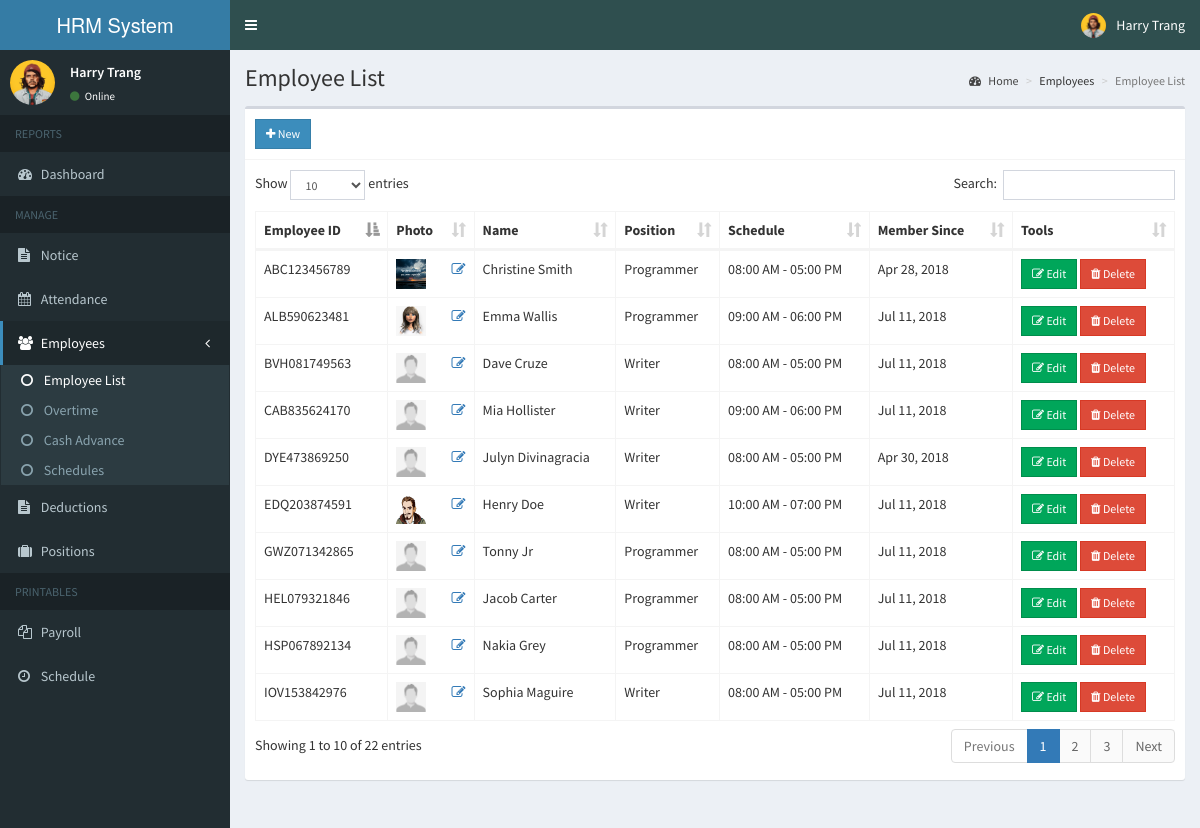
Screenshot of /admin/employee.php (signed in) with the database file from the repository.
### tables this page shows
CREATE TABLE `employees` (
  `id` int(11) NOT NULL AUTO_INCREMENT,
  `employee_id` varchar(15) NOT NULL,
  `firstname` varchar(50) NOT NULL,
  `lastname` varchar(50) NOT NULL,
  `address` text NOT NULL,
  `birthdate` date NOT NULL,
  `contact_info` varchar(100) NOT NULL,
  `gender` varchar(10) NOT NULL,
  `position_id` int(11) NOT NULL,
  `schedule_id` int(11) NOT NULL,
  `photo` varchar(200) NOT NULL,
  `created_on` date NOT NULL,
  `password` varchar(60) NOT NULL,
  PRIMARY KEY (`id`)
);

CREATE TABLE `position` (
  `id` int(11) NOT NULL AUTO_INCREMENT,
  `description` varchar(150) NOT NULL,
  `rate` double NOT NULL,
  PRIMARY KEY (`id`)
);

CREATE TABLE `schedules` (
  `id` int(11) NOT NULL AUTO_INCREMENT,
  `time_in` time NOT NULL,
  `time_out` time NOT NULL,
  PRIMARY KEY (`id`)
);

### admin/includes/session.php (called while the page is built, shortened)
<?php
	include 'includes/conn.php';
	$sql = "SELECT * FROM admin WHERE id = '".$_SESSION['admin']."'";
	$query = $conn->query($sql);
	$user = $query->fetch_assoc();
?>

### admin/employee.php (the view, shortened to what this page needs)
<?php include 'includes/session.php'; ?>
<?php include 'includes/header.php'; ?>
<body class="hold-transition skin-blue sidebar-mini">
<div class="wrapper">
  <?php include 'includes/navbar.php'; ?>
  <?php include 'includes/menubar.php'; ?>
  <div class="content-wrapper">
    <section class="content-header">
      <h1>
        Employee List
      </h1>
      <ol class="breadcrumb">
        <li><a href="#"><i class="fa fa-dashboard"></i> Home</a></li>
        <li>Employees</li>
        <li class="active">Employee List</li>
      </ol>
    </section>
    <section class="content">
      <div class="row">
        <div class="col-xs-12">
          <div class="box">
            <div class="box-header with-border">
               <a href="#addnew" data-toggle="modal" class="btn btn-primary btn-sm btn-flat"><i class="fa fa-plus"></i> New</a>
            </div>
            <div class="box-body">
              <table id="example1" class="table table-bordered">
                <thead>
                  <th>Employee ID</th>
                  <th>Photo</th>
                  <th>Name</th>
                  <th>Position</th>
                  <th>Schedule</th>
                  <th>Member Since</th>
                  <th>Tools</th>
                </thead>
                <tbody>
                  <?php
                    $sql = "SELECT *, employees.id AS empid FROM employees LEFT JOIN position ON position.id=employees.position_id LEFT JOIN schedules ON schedules.id=employees.schedule_id";
                    $query = $conn->query($sql);
                    while($row = $query->fetch_assoc()){
                      ?>
                        <tr>
                          <td><?php echo $row['employee_id']; ?></td>
                          <td><img src="<?php echo (!empty($row['photo']))? '../images/'.$row['photo']:'../images/profile.jpg'; ?>" width="30px" height="30px"> <a href="#edit_photo" data-toggle="modal" class="pull-right photo" data-id="<?php echo $row['empid']; ?>"><span class="fa fa-edit"></span></a></td>
                          <td><?php echo $row['firstname'].' '.$row['lastname']; ?></td>
                          <td><?php echo $row['description']; ?></td>
                          <td><?php echo date('h:i A', strtotime($row['time_in'])).' - '.date('h:i A', strtotime($row['time_out'])); ?></td>
                          <td><?php echo date('M d, Y', strtotime($row['created_on'])) ?></td>
                          <td>
                            <button class="btn btn-success btn-sm edit btn-flat" data-id="<?php echo $row['empid']; ?>"><i class="fa fa-edit"></i> Edit</button>
                            <button class="btn btn-danger btn-sm delete btn-flat" data-id="<?php echo $row['empid']; ?>"><i class="fa fa-trash"></i> Delete</button>
                          </td>
                        </tr>
                      <?php
                    }
                  ?>
                </tbody>
              </table>
            </div>
          </div>
        </div>
      </div>
    </section>
  </div>
</div>
</body>
</html>

### admin/includes/navbar.php (shortened to what this page needs)
<header class="main-header">
    <a href="home.php" class="logo">
      <span class="logo-lg"><b></b>HRM System</span>
    </a>
    <nav class="navbar navbar-static-top">
      <a href="#" class="sidebar-toggle" data-toggle="push-menu" role="button">
      </a>
      <div class="navbar-custom-menu">
        <ul class="nav navbar-nav">
          <li class="dropdown user user-menu">
            <a href="#" class="dropdown-toggle" data-toggle="dropdown">
              <img src="<?php echo (!empty($user['photo'])) ? '../images/'.$user['photo'] : '../images/profile.jpg'; ?>" class="user-image" alt="User Image">
              <span class="hidden-xs"><?php echo $user['firstname'].' '.$user['lastname']; ?></span>
            </a>
          </li>
        </ul>
      </div>
    </nav>
  </header>

### admin/includes/menubar.php
<aside class="main-sidebar">
    <section class="sidebar">
      <div class="user-panel">
        <div class="pull-left image">
          <img src="<?php echo (!empty($user['photo'])) ? '../images/'.$user['photo'] : '../images/profile.jpg'; ?>" class="img-circle" alt="User Image">
        </div>
        <div class="pull-left info">
          <p><?php echo $user['firstname'].' '.$user['lastname']; ?></p>
          <a><i class="fa fa-circle text-success"></i> Online</a>
        </div>
      </div>
      <ul class="sidebar-menu" data-widget="tree">
        <li class="header">REPORTS</li>
        <li class=""><a href="home.php"><i class="fa fa-dashboard"></i> <span>Dashboard</span></a></li>
        <li class="header">MANAGE</li>
        <li><a href="notice.php"><i class="fa fa-file-text"></i> Notice</a></li>
        <li><a href="attendance.php"><i class="fa fa-calendar"></i> <span>Attendance</span></a></li>
        <li class="treeview">
          <a href="#">
            <i class="fa fa-users"></i>
            <span>Employees</span>
            <span class="pull-right-container">
              <i class="fa fa-angle-left pull-right"></i>
            </span>
          </a>
          <ul class="treeview-menu">
            <li><a href="employee.php"><i class="fa fa-circle-o"></i> Employee List</a></li>
            <li><a href="overtime.php"><i class="fa fa-circle-o"></i> Overtime</a></li>
            <li><a href="cashadvance.php"><i class="fa fa-circle-o"></i> Cash Advance</a></li>
            <li><a href="schedule.php"><i class="fa fa-circle-o"></i> Schedules</a></li>
          </ul>
        </li>
        <li><a href="deduction.php"><i class="fa fa-file-text"></i> Deductions</a></li>
        <li><a href="position.php"><i class="fa fa-suitcase"></i> Positions</a></li>
        <li class="header">PRINTABLES</li>
        <li><a href="payroll.php"><i class="fa fa-files-o"></i> <span>Payroll</span></a></li>
        <li><a href="schedule_employee.php"><i class="fa fa-clock-o"></i> <span>Schedule</span></a></li>
      </ul>
    </section>
  </aside>

### rows the page displays
employees: employee "ABC123456789", photo (picture), firstname "Christine", lastname "Smith", position.description "Programmer", schedule.time_in "08:00 AM", schedule.time_out "05:00 PM", created_on "Apr 28, 2018"
employees: employee "DYE473869250", firstname "Julyn", lastname "Divinagracia", position.description "Writer", schedule.time_in "08:00 AM", schedule.time_out "05:00 PM", created_on "Apr 30, 2018"
employees: employee "EDQ203874591", photo (picture), firstname "Henry", lastname "Doe", position.description "Writer", schedule.time_in "10:00 AM", schedule.time_out "07:00 PM", created_on "Jul 11, 2018"
employees: employee "GWZ071342865", photo (placeholder picture), firstname "Tonny", lastname "Jr", position.description "Programmer", schedule.time_in "08:00 AM", schedule.time_out "05:00 PM", created_on "Jul 11, 2018"
employees: employee "HEL079321846", photo (placeholder picture), firstname "Jacob", lastname "Carter", position.description "Programmer", schedule.time_in "08:00 AM", schedule.time_out "05:00 PM", created_on "Jul 11, 2018"
employees: employee "ALB590623481", photo (picture), firstname "Emma", lastname "Wallis", position.description "Programmer", schedule.time_in "09:00 AM", schedule.time_out "06:00 PM", created_on "Jul 11, 2018"
employees: employee "IOV153842976", photo (placeholder picture), firstname "Sophia", lastname "Maguire", position.description "Writer", schedule.time_in "08:00 AM", schedule.time_out "05:00 PM", created_on "Jul 11, 2018"
employees: employee "CAB835624170", photo (placeholder picture), firstname "Mia", lastname "Hollister", position.description "Writer", schedule.time_in "09:00 AM", schedule.time_out "06:00 PM", created_on "Jul 11, 2018"
employees: employee "HSP067892134", photo (placeholder picture), firstname "Nakia", lastname "Grey", position.description "Programmer", schedule.time_in "08:00 AM", schedule.time_out "05:00 PM", created_on "Jul 11, 2018"
employees: employee "BVH081749563", photo (placeholder picture), firstname "Dave", lastname "Cruze", position.description "Writer", schedule.time_in "08:00 AM", schedule.time_out "05:00 PM", created_on "Jul 11, 2018"

### other values shown
$user['firstname'] "Harry"
$user['lastname'] "Trang"
